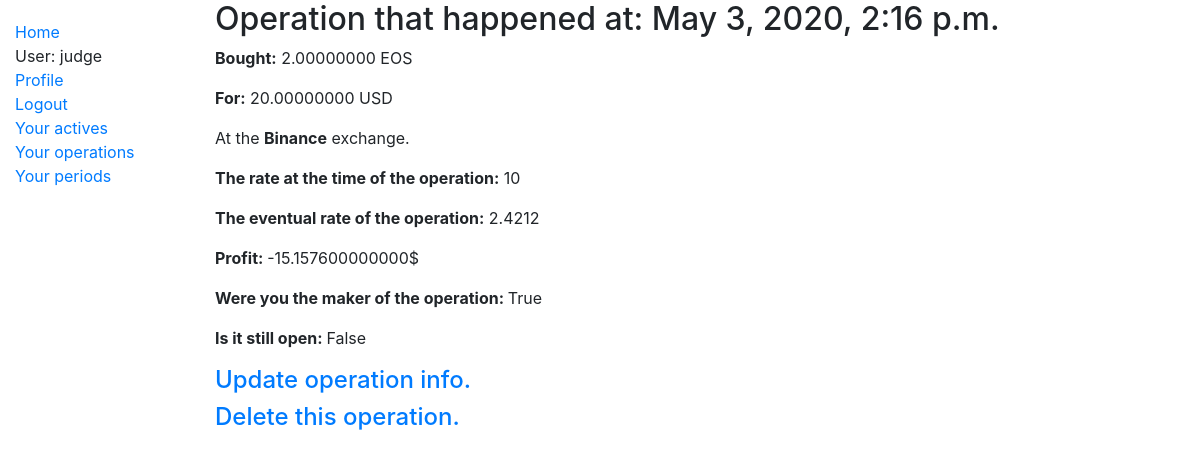
/operation/7/ (signed in), run on the app's committed database.
### trader_journal/models.py (models this page shows, shortened)
class Operation(models.Model):
    user_id = models.ForeignKey(User, on_delete=models.CASCADE)
    datetime = models.DateTimeField(default=timezone.now,verbose_name='Date and time at which the operation was closed',null=True)
    currency_bought = models.CharField(max_length=20)
    currency_sold = models.CharField(max_length=20)
    exchange_name = models.CharField(max_length=30)
    amount_bought = models.DecimalField(max_digits=16,decimal_places=8)
    amount_sold = models.DecimalField(max_digits=16,decimal_places=8)
    commission_percentage = models.DecimalField(max_digits=5,decimal_places=3)
    eventual_rate = models.DecimalField(max_digits=9,decimal_places=4,default=None,null=True)
    is_maker = models.BooleanField()
    is_open = models.BooleanField()
    def buy_rate(self):
        return self.amount_sold/self.amount_bought
    def get_profit(self):
        if self.eventual_rate is None:
            return 0
        return (self.eventual_rate-self.buy_rate())*self.amount_bought

### trader_journal/views.py (the view)
# urls.py: path('operation/<int:pk>/', views.OperationDetailView.as_view(), name='operation_detail'),
class OperationDetailView(UserDetailView):
    model = models.Operation

### trader_journal/views.py (called while the page is built)
    def get_object(self, queryset=None):
        obj = super(UserDetailView,self).get_object()
        if not obj.user_id.id==self.request.user.id:
            raise Http404
        else:
            return obj

### trader_journal/templates/trader_journal/operation_detail.html
{% extends "base_generic.html" %}
{% block content %}
  <h2>Operation that happened at: {{ operation.datetime }}</h2>
  <p><strong>Bought:</strong> {{ operation.amount_bought }} {{operation.currency_bought }} </a></p>
  <p><strong>For:</strong> {{ operation.amount_sold }} {{operation.currency_sold}}</p>
  <p>At the <strong>{{ operation.exchange_name }}</strong> exchange.</p>
  <p><strong>The rate at the time of the operation:</strong> {{ operation.buy_rate }}</p>
  {% if operation.eventual_rate is not None %}
  <p><strong>The eventual rate of the operation:</strong> {{ operation.eventual_rate }}</p>
  <p><strong>Profit: </strong> {{operation.get_profit }}$</p>
  {% else %}
  <p>Current eventual rate is {{operation.get_eventual_rate}}</p>
  {% endif %}
  <p><strong>Were you the maker of the operation: </strong> {{ operation.is_maker }}</p>
  <p><strong>Is it still open: </strong> {{ operation.is_open }}</p>
  <a href='{% url 'trader_journal:operation_update' operation.pk %}'><h4>Update operation info.</h4></a>
  <a href='{% url 'trader_journal:operation_delete' operation.pk %}'><h4>Delete this operation.</h4></a>
{% endblock %}

### trader_journal/templates/base_generic.html (shortened to what this page needs)
<!DOCTYPE html>
<html lang="en">
<head>
  <link rel="stylesheet" href="https://stackpath.bootstrapcdn.com/bootstrap/4.4.1/css/bootstrap.min.css">
  {% load static %}
  <link rel="stylesheet" href="{% static 'css/styles.css' %}">
</head>
<body>
  <div class="container-fluid">
    <div class="row">
      <div class="col-sm-2">
      {% block sidebar %}
        <ul class="sidebar-nav">
          <li><a href="{% url 'trader_journal:index' %}">Home</a></li>
          {% if user.is_authenticated %}
          <li>User: {{ user.get_username }}</li>
          <li><a href="{% url 'trader_journal:profile' %}?next={{request.path}}">Profile</a></li>
          <li><a href="{% url 'trader_journal:logout' %}?next={{request.path}}">Logout</a></li>
          <li><a href="{% url 'trader_journal:actives' %}">Your actives</a></li>
          <li><a href="{% url 'trader_journal:operations' %}">Your operations</a></li>
          <li><a href="{% url 'trader_journal:periods' %}">Your periods</a></li>
          {% else %}
          <li><a href="{% url 'trader_journal:login' %}?next={{request.path}}">Login</a></li>
          <li><a href="{% url 'trader_journal:register' %}?next={{request.path}}">Register</a></li>
          {% endif %}
        </ul>
     {% endblock %}
      </div>
      <div class="col-sm-10 ">{% block content %}{% endblock %}</div>
    </div>
  </div>
</body>
</html>

### trader_journal/static/css/styles.css (style rules this page uses)
.sidebar-nav { margin-top: 20px; padding: 0; list-style: none; }

### data on the page
Operation: datetime "May 3, 2020, 2:16 p.m.", amount_bought "2.00000000", currency_bought "EOS", amount_sold "20.00000000", currency_sold "USD", exchange_name "Binance", buy_rate "10", eventual_rate "2.4212", get_profit "-15.157600000000", is_maker "True", is_open "False"

### other printed values
{{ user.get_username }} "judge"
